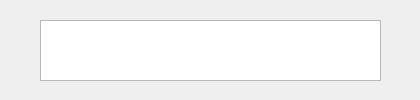
<?xml version="1.0" encoding="UTF-8"?>
<ui version="4.0">
 <class>Form</class>
 <widget class="QWidget" name="Form">
  <property name="geometry">
   <rect>
    <x>0</x>
    <y>0</y>
    <width>420</width>
    <height>100</height>
   </rect>
  </property>
  <property name="minimumSize">
   <size>
    <width>420</width>
    <height>100</height>
   </size>
  </property>
  <property name="maximumSize">
   <size>
    <width>420</width>
    <height>100</height>
   </size>
  </property>
  <property name="windowTitle">
   <string>WordleFinder Error</string>
  </property>
  <widget class="QTextEdit" name="label_error">
   <property name="geometry">
    <rect>
     <x>40</x>
     <y>20</y>
     <width>341</width>
     <height>61</height>
    </rect>
   </property>
   <property name="readOnly">
    <bool>true</bool>
   </property>
   <property name="html">
    <string>&lt;!DOCTYPE HTML PUBLIC &quot;-//W3C//DTD HTML 4.0//EN&quot; &quot;http://www.w3.org/TR/REC-html40/strict.dtd&quot;&gt;
&lt;html&gt;&lt;head&gt;&lt;meta name=&quot;qrichtext&quot; content=&quot;1&quot; /&gt;&lt;style type=&quot;text/css&quot;&gt;
p, li { white-space: pre-wrap; }
&lt;/style&gt;&lt;/head&gt;&lt;body style=&quot; font-family:'Ubuntu Sans'; font-size:11pt; font-weight:400; font-style:normal;&quot;&gt;
&lt;p align=&quot;center&quot; style=&quot;-qt-paragraph-type:empty; margin-top:0px; margin-bottom:0px; margin-left:0px; margin-right:0px; -qt-block-indent:0; text-indent:0px;&quot;&gt;&lt;br /&gt;&lt;/p&gt;&lt;/body&gt;&lt;/html&gt;</string>
   </property>
  </widget>
 </widget>
 <resources/>
 <connections/>
</ui>
